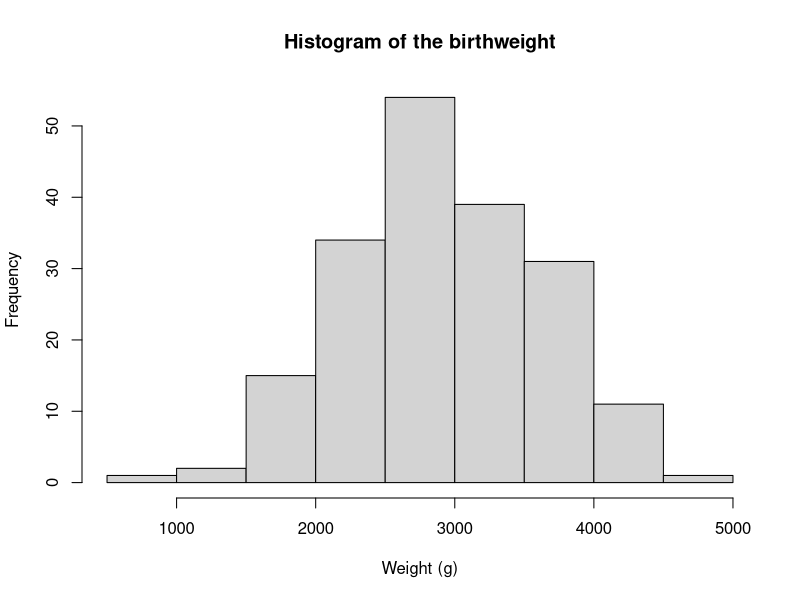
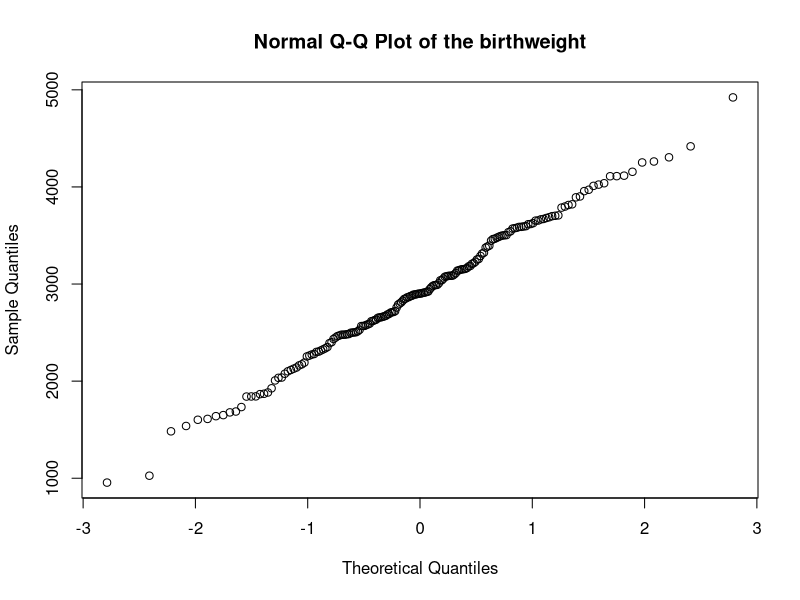

The R source for these figures, in order:
# Read data from file and extract birthweight column
data = read.table("exercise-1/birthweight.txt", header=TRUE)
birthweight = data$birthweight
size = c(300, 300)

# Check for normality and compute Shapiro-Wilk test p-value
png(file="exercise-1/graphs/exercise-1-a-hist-birthweight.png", width=size[1], height=size[2])
hist(birthweight,
     main="Histogram of the birthweight",
     xlab="Weight (g)")
dev.off()

png(file="exercise-1/graphs/exercise-1-a-qqnorm-birthweight.png", width=size[1], height=size[2])
qqnorm(birthweight,
     main="Normal Q-Q Plot of the birthweight")
dev.off()

shapiro_pval = shapiro.test(birthweight)
print(shapiro_pval)

# Compute a bounded 96%-CI for the mean
alpha = 0.04
mean = mean(birthweight)
s = sd(birthweight)
n = length(birthweight)
t_alpha = qt(1 - (alpha/2), df=n-1)
error = t_alpha * (s / sqrt(n))
lower_bound = mean - error
upper_bound = mean + error
ci = c(lower_bound, upper_bound)
print(ci)

# Compute the minimum sample size for the error length to be 100
min_n = ((t_alpha)^2 * s^2) / 50^2
print(min_n)

# Compute bootstrap 96%-CI for the mean and compare to the bounded CI
B = 1000
tstar=numeric(B)
for(i in 1:B) {
  xstar = sample(birthweight,replace=TRUE)
  tstar[i] = mean(xstar)}
tstar2 = quantile(tstar, 0.02)
tstar98 = quantile(tstar, 0.98)
t1 = mean(birthweight)
bootstrap_ci = c(2 * t1 - tstar98, 2 * t1 - tstar2)
print(bootstrap_ci)
